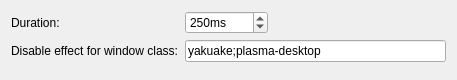
<?xml version="1.0" encoding="UTF-8"?>
<ui version="4.0">
 <class>KWin::ScaleUpEffectConfigForm</class>
 <widget class="QWidget" name="KWin::ScaleUpEffectConfigForm">
  <property name="geometry">
   <rect>
    <x>0</x>
    <y>0</y>
    <width>457</width>
    <height>80</height>
   </rect>
  </property>
  <property name="windowTitle">
   <string/>
  </property>
  <layout class="QFormLayout" name="formLayout">
   <property name="fieldGrowthPolicy">
    <enum>QFormLayout::ExpandingFieldsGrow</enum>
   </property>
   <item row="2" column="0">
    <widget class="QLabel" name="label_2">
     <property name="text">
      <string>Duration:</string>
     </property>
     <property name="buddy">
      <cstring>spinDuration</cstring>
     </property>
    </widget>
   </item>
   <item row="2" column="1">
    <widget class="QSpinBox" name="spinDuration">
     <property name="suffix">
      <string>ms</string>
     </property>
     <property name="maximum">
      <number>100000</number>
     </property>
     <property name="singleStep">
      <number>10</number>
     </property>
     <property name="value">
      <number>250</number>
     </property>
    </widget>
   </item>
   <item row="3" column="0">
    <widget class="QLabel" name="label_4">
     <property name="text">
      <string>Disable effect for window class:</string>
     </property>
     <property name="buddy">
      <cstring>editDisableForWindowClass</cstring>
     </property>
    </widget>
   </item>
   <item row="3" column="1">
    <widget class="QLineEdit" name="editDisableForWindowClass">
     <property name="text">
      <string>yakuake;plasma-desktop</string>
     </property>
    </widget>
   </item>
  </layout>
 </widget>
 <tabstops>
  <tabstop>spinDuration</tabstop>
  <tabstop>editDisableForWindowClass</tabstop>
 </tabstops>
 <resources/>
 <connections/>
</ui>
